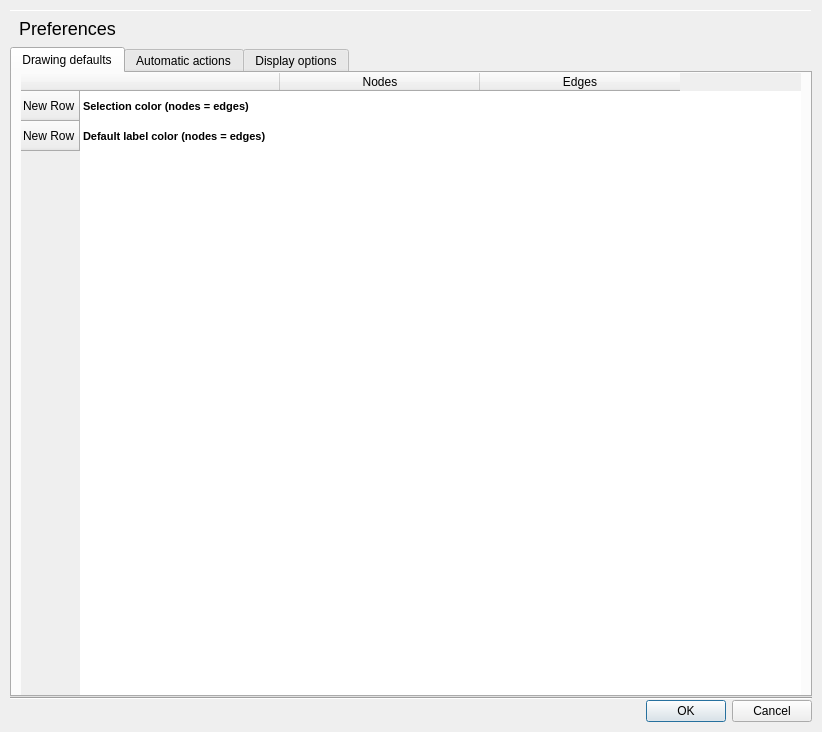
<?xml version="1.0" encoding="UTF-8"?>
<ui version="4.0">
 <class>PreferencesDialog</class>
 <widget class="QDialog" name="PreferencesDialog">
  <property name="geometry">
   <rect>
    <x>0</x>
    <y>0</y>
    <width>822</width>
    <height>732</height>
   </rect>
  </property>
  <property name="sizePolicy">
   <sizepolicy hsizetype="Preferred" vsizetype="Preferred">
    <horstretch>0</horstretch>
    <verstretch>0</verstretch>
   </sizepolicy>
  </property>
  <property name="minimumSize">
   <size>
    <width>0</width>
    <height>585</height>
   </size>
  </property>
  <property name="windowTitle">
   <string>Tulip preferences</string>
  </property>
  <property name="windowIcon">
   <iconset>
    <normaloff>:/tulip/gui/icons/logo32x32.png</normaloff>:/tulip/gui/icons/logo32x32.png</iconset>
  </property>
  <layout class="QVBoxLayout" name="verticalLayout">
   <property name="spacing">
    <number>0</number>
   </property>
   <property name="leftMargin">
    <number>10</number>
   </property>
   <property name="topMargin">
    <number>10</number>
   </property>
   <property name="rightMargin">
    <number>10</number>
   </property>
   <property name="bottomMargin">
    <number>10</number>
   </property>
   <item>
    <widget class="Line" name="line">
     <property name="maximumSize">
      <size>
       <width>16777215</width>
       <height>1</height>
      </size>
     </property>
     <property name="orientation">
      <enum>Qt::Horizontal</enum>
     </property>
    </widget>
   </item>
   <item>
    <widget class="QFrame" name="horizontalFrame_2">
     <property name="sizePolicy">
      <sizepolicy hsizetype="Preferred" vsizetype="Maximum">
       <horstretch>0</horstretch>
       <verstretch>0</verstretch>
      </sizepolicy>
     </property>
     <layout class="QHBoxLayout" name="horizontalLayout_4">
      <property name="topMargin">
       <number>0</number>
      </property>
      <property name="bottomMargin">
       <number>0</number>
      </property>
      <item>
       <widget class="QLabel" name="title">
        <property name="minimumSize">
         <size>
          <width>0</width>
          <height>36</height>
         </size>
        </property>
        <property name="text">
         <string>&lt;font size=&quot;5&quot;&gt;Preferences&lt;/font&gt;</string>
        </property>
       </widget>
      </item>
     </layout>
    </widget>
   </item>
   <item>
    <widget class="QTabWidget" name="renderingTabWidget">
     <property name="sizePolicy">
      <sizepolicy hsizetype="Preferred" vsizetype="Preferred">
       <horstretch>0</horstretch>
       <verstretch>0</verstretch>
      </sizepolicy>
     </property>
     <property name="currentIndex">
      <number>0</number>
     </property>
     <widget class="QWidget" name="renderingTabWidgetPage1">
      <attribute name="title">
       <string>Drawing defaults</string>
      </attribute>
      <layout class="QHBoxLayout" name="horizontalLayout_2">
       <property name="spacing">
        <number>0</number>
       </property>
       <property name="topMargin">
        <number>0</number>
       </property>
       <property name="bottomMargin">
        <number>0</number>
       </property>
       <item>
        <layout class="QVBoxLayout" name="renderingFrameContents">
         <property name="spacing">
          <number>10</number>
         </property>
         <item>
          <widget class="QTableWidget" name="graphDefaultsTable">
           <property name="sizePolicy">
            <sizepolicy hsizetype="Expanding" vsizetype="Preferred">
             <horstretch>0</horstretch>
             <verstretch>0</verstretch>
            </sizepolicy>
           </property>
           <property name="frameShape">
            <enum>QFrame::NoFrame</enum>
           </property>
           <property name="editTriggers">
            <set>QAbstractItemView::AllEditTriggers</set>
           </property>
           <property name="showGrid">
            <bool>false</bool>
           </property>
           <property name="cornerButtonEnabled">
            <bool>false</bool>
           </property>
           <attribute name="horizontalHeaderMinimumSectionSize">
            <number>1</number>
           </attribute>
           <attribute name="horizontalHeaderDefaultSectionSize">
            <number>200</number>
           </attribute>
           <row>
            <property name="text">
             <string>New Row</string>
            </property>
           </row>
           <row>
            <property name="text">
             <string>New Row</string>
            </property>
           </row>
           <column>
            <property name="text">
             <string/>
            </property>
           </column>
           <column>
            <property name="text">
             <string>Nodes</string>
            </property>
           </column>
           <column>
            <property name="text">
             <string>Edges</string>
            </property>
           </column>
           <item row="0" column="0">
            <property name="text">
             <string>Selection color (nodes = edges)</string>
            </property>
            <property name="font">
             <font>
              <pointsize>8</pointsize>
              <weight>75</weight>
              <bold>true</bold>
             </font>
            </property>
           </item>
           <item row="1" column="0">
            <property name="text">
             <string>Default label color (nodes = edges)</string>
            </property>
            <property name="font">
             <font>
              <pointsize>8</pointsize>
              <weight>75</weight>
              <bold>true</bold>
             </font>
            </property>
           </item>
          </widget>
         </item>
        </layout>
       </item>
      </layout>
     </widget>
     <widget class="QWidget" name="tab">
      <attribute name="title">
       <string>Automatic actions</string>
      </attribute>
      <layout class="QVBoxLayout" name="verticalLayout_2">
       <item>
        <widget class="QCheckBox" name="usetlpbformat">
         <property name="toolTip">
          <string>&lt;html&gt;&lt;head/&gt;&lt;body&gt;&lt;p&gt;Use the Tulip binary graph file format (tlpb) instead of the tlp plain text file format. The use of the tlpb format makes loading/saving of Tulip project file much faster but you will lose compatibility with older verstion of Tulip.&lt;/p&gt;&lt;/body&gt;&lt;/html&gt;</string>
         </property>
         <property name="text">
          <string>Use Tulip binary graph file format when saving a Tulip project</string>
         </property>
        </widget>
       </item>
       <item>
        <spacer name="verticalSpacer">
         <property name="orientation">
          <enum>Qt::Vertical</enum>
         </property>
         <property name="sizeHint" stdset="0">
          <size>
           <width>20</width>
           <height>40</height>
          </size>
         </property>
        </spacer>
       </item>
      </layout>
     </widget>
     <widget class="QWidget" name="tab_2">
      <attribute name="title">
       <string>Display options</string>
      </attribute>
      <layout class="QVBoxLayout" name="verticalLayout_3">
       <item>
        <layout class="QHBoxLayout" name="horizontalLayout">
         <item>
          <widget class="QLabel" name="label">
           <property name="text">
            <string>Display mode</string>
           </property>
          </widget>
         </item>
         <item>
          <widget class="QComboBox" name="displayModeCombo">
           <item>
            <property name="text">
             <string>Light</string>
            </property>
           </item>
           <item>
            <property name="text">
             <string>Dark</string>
            </property>
           </item>
          </widget>
         </item>
        </layout>
       </item>
       <item>
        <spacer name="verticalSpacer_2">
         <property name="orientation">
          <enum>Qt::Vertical</enum>
         </property>
         <property name="sizeHint" stdset="0">
          <size>
           <width>20</width>
           <height>40</height>
          </size>
         </property>
        </spacer>
       </item>
      </layout>
     </widget>
    </widget>
   </item>
   <item>
    <widget class="Line" name="line_2">
     <property name="orientation">
      <enum>Qt::Horizontal</enum>
     </property>
    </widget>
   </item>
   <item>
    <widget class="QDialogButtonBox" name="buttonBox">
     <property name="standardButtons">
      <set>QDialogButtonBox::Cancel|QDialogButtonBox::Ok</set>
     </property>
    </widget>
   </item>
  </layout>
 </widget>
 <resources/>
 <connections>
  <connection>
   <sender>buttonBox</sender>
   <signal>accepted()</signal>
   <receiver>PreferencesDialog</receiver>
   <slot>accept()</slot>
   <hints>
    <hint type="sourcelabel">
     <x>478</x>
     <y>446</y>
    </hint>
    <hint type="destinationlabel">
     <x>478</x>
     <y>235</y>
    </hint>
   </hints>
  </connection>
  <connection>
   <sender>buttonBox</sender>
   <signal>rejected()</signal>
   <receiver>PreferencesDialog</receiver>
   <slot>reject()</slot>
   <hints>
    <hint type="sourcelabel">
     <x>478</x>
     <y>446</y>
    </hint>
    <hint type="destinationlabel">
     <x>478</x>
     <y>235</y>
    </hint>
   </hints>
  </connection>
 </connections>
 <slots>
  <slot>settingsChanged()</slot>
  <slot>applySettings()</slot>
 </slots>
</ui>
